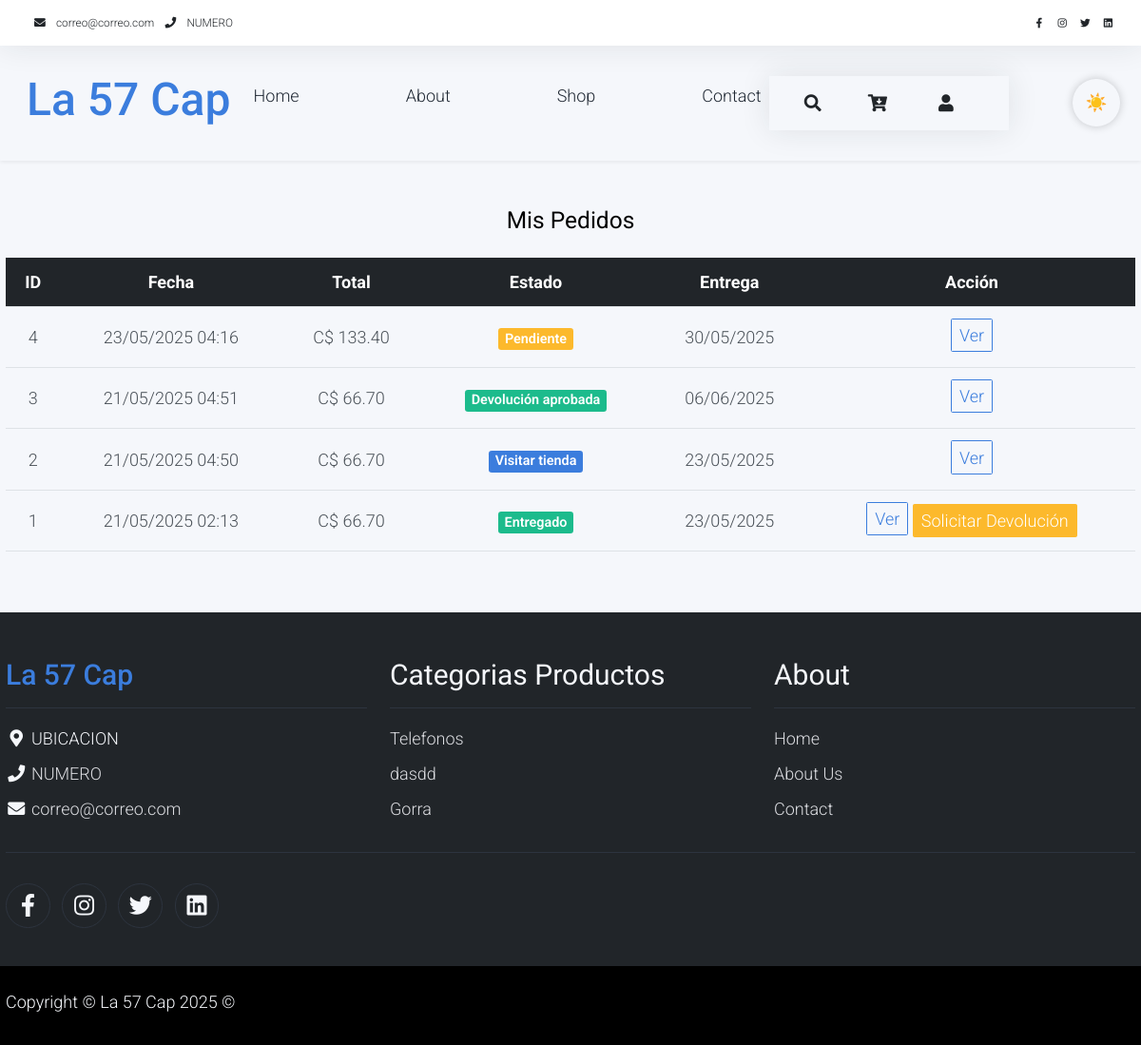
The app's page /cliente/pedidos (signed in), older data.
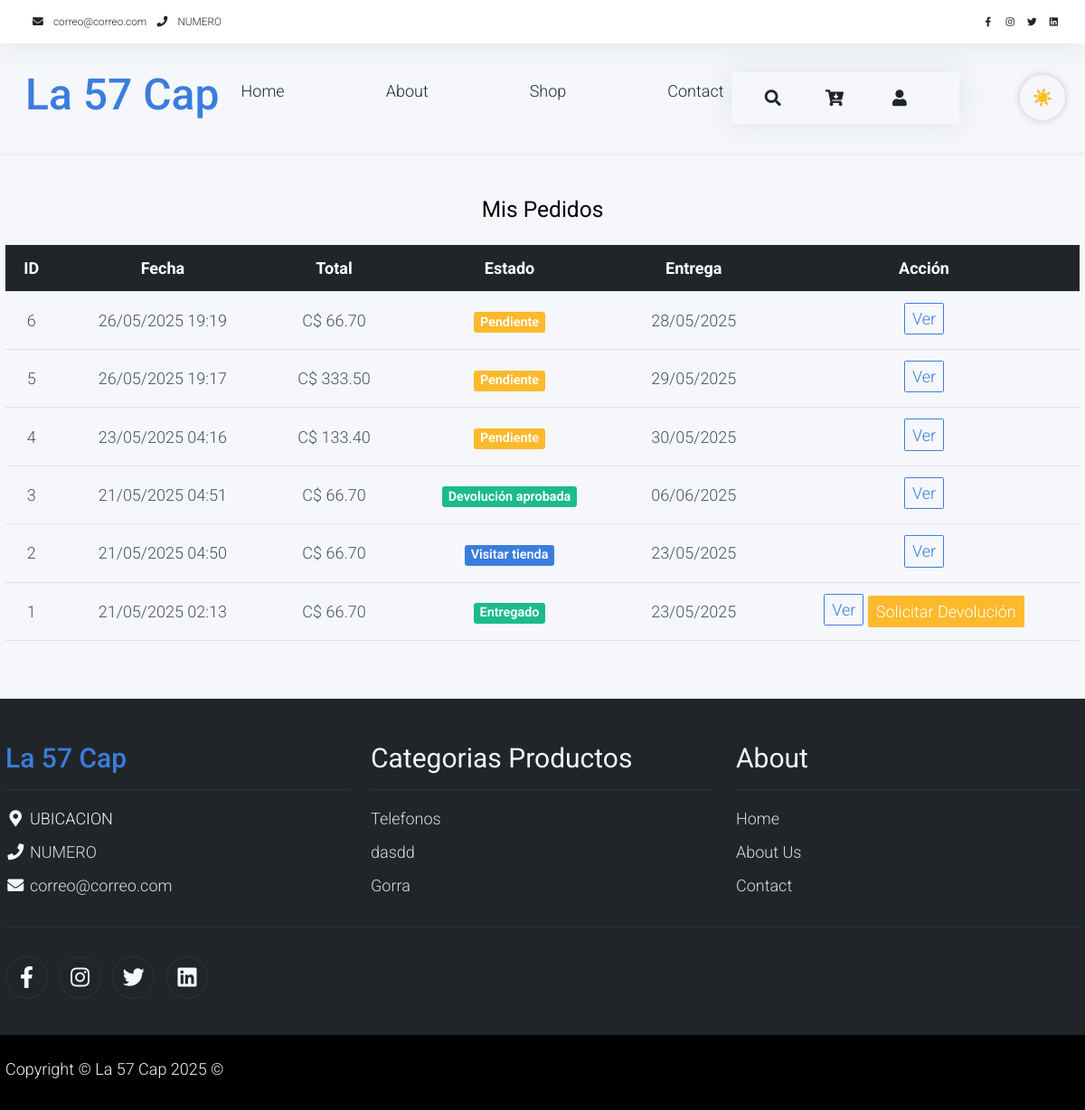
The same page, newer data.
### tables this page shows
CREATE TABLE `pedidos`  (
  `idpedidos` int(0) NOT NULL AUTO_INCREMENT,
  `id_ventas` int(0) NOT NULL,
  `id_cliente` int(0) NOT NULL,
  `id_repartidor` int(0) NULL DEFAULT NULL,
  `creado` datetime(0) NOT NULL,
  `fecha_entregar` date NOT NULL,
  `hora_entregar` time(0) NOT NULL,
  `direccion_entregar` varchar(200) NOT NULL,
  `comentarios` varchar(45) NULL DEFAULT NULL,
  `estado` tinyint(0) NULL DEFAULT NULL,
  `pago_confirmado` tinyint(0) NULL DEFAULT NULL,
  PRIMARY KEY (`idpedidos`) USING BTREE,
  INDEX `pedido_cliente_idx`(`id_cliente`) USING BTREE,
  INDEX `pedido_repartidor_idx`(`id_repartidor`) USING BTREE,
  INDEX `pedido_ventas_idx`(`id_ventas`) USING BTREE,
  CONSTRAINT `pedido_cliente` FOREIGN KEY (`id_cliente`) REFERENCES `cliente` (`idcliente`) ON DELETE RESTRICT ON UPDATE RESTRICT,
  CONSTRAINT `pedido_repartidor` FOREIGN KEY (`id_repartidor`) REFERENCES `repartidor` (`idrepartidor`) ON DELETE RESTRICT ON UPDATE RESTRICT,
  CONSTRAINT `pedido_ventas` FOREIGN KEY (`id_ventas`) REFERENCES `ventas` (`idventas`) ON DELETE RESTRICT ON UPDATE RESTRICT
);

CREATE TABLE `ventas`  (
  `idventas` int(0) NOT NULL AUTO_INCREMENT,
  `id_vendedor` int(0) NOT NULL,
  `id_cliente` int(0) NULL DEFAULT NULL,
  `subtotal` decimal(10, 2) NOT NULL,
  `descuento` decimal(10, 2) NOT NULL,
  `iva` decimal(10, 2) NOT NULL,
  `total` decimal(10, 2) NOT NULL,
  `estado` varchar(45) NOT NULL,
  `creado` datetime(0) NOT NULL,
  `eliminado` tinyint(0) NULL DEFAULT 0,
  PRIMARY KEY (`idventas`) USING BTREE,
  INDEX `ventas_vendedor_idx`(`id_vendedor`) USING BTREE,
  INDEX `ventas_cliente`(`id_cliente`) USING BTREE,
  CONSTRAINT `ventas_cliente` FOREIGN KEY (`id_cliente`) REFERENCES `cliente` (`idcliente`) ON DELETE RESTRICT ON UPDATE RESTRICT,
  CONSTRAINT `ventas_vendedor` FOREIGN KEY (`id_vendedor`) REFERENCES `vendedor` (`idvendedor`) ON DELETE RESTRICT ON UPDATE RESTRICT
);

CREATE TABLE `categoria_producto`  (
  `idcategoria_producto` int(0) NOT NULL AUTO_INCREMENT,
  `foto` varchar(150) NULL DEFAULT NULL,
  `garantias_meses` int(0) NOT NULL,
  `titulo` varchar(80) NOT NULL,
  `politica_garantia` varchar(500) NOT NULL,
  `tiene_garantia` tinyint(0) NOT NULL,
  `eliminado` tinyint(0) NULL DEFAULT 0,
  `estado` varchar(30) NULL DEFAULT NULL,
  PRIMARY KEY (`idcategoria_producto`) USING BTREE
);

### views/cliente/MisPedidos.php (the view, shortened to what the rows shown need)
<div class="container py-5">
    <h2 class="mb-4 text-center">Mis Pedidos</h2>
    <?php if (empty($pedidos)): ?>
        <div class="alert alert-info text-center">No tienes pedidos registrados.</div>
    <?php else: ?>
        <div class="table-responsive">
            <table class="table table-hover align-middle text-center">
                <thead class="table-dark">
                    <tr>
                        <th>ID</th>
                        <th>Fecha</th>
                        <th>Total</th>
                        <th>Estado</th>
                        <th>Entrega</th>
                        <th>Acción</th>
                    </tr>
                </thead>
                <tbody>
                    <?php foreach ($pedidos as $pedido): ?>
                        <?php
                        $estado = trim($pedido->estado_venta ?? 'Desconocido');
                        $badgeClass = match ($estado) {
                            'Pendiente' => 'warning',
                            'En devolución' => 'info',
                            'Devolución aprobada' => 'success',
                            'Devolución rechazada' => 'danger',
                            'Visitar tienda' => 'primary',
                            'En proceso' => 'info',
                            'En camino' => 'info',
                            'Entregado' => 'success',
                            default => 'secondary'
                        };
                        ?>
                        <tr>
                            <td><?= $pedido->idpedidos ?></td>
                            <td><?= date('d/m/Y H:i', strtotime($pedido->creado)) ?></td>
                            <td>C$ <?= number_format($pedido->total ?? 0, 2) ?></td>
                            <td><span class="badge bg-<?= $badgeClass ?>"><?= $estado ?></span></td>
                            <td><?= date('d/m/Y', strtotime($pedido->fecha_entregar)) ?></td>
                            <td>
                                <a href="/cliente/pedido?id=<?= $pedido->idpedidos ?>"
                                    class="btn btn-outline-primary btn-sm mb-1">
                                    Ver
                                </a>
                                <?php if ($estado === 'Entregado'): ?>
                                    <a href="/cliente/devolucion?id=<?= $pedido->idpedidos ?>" class="btn btn-warning btn-sm">
                                        Solicitar Devolución
                                    </a>
                                <?php endif; ?>
                            </td>
                        </tr>
                    <?php endforeach; ?>
                </tbody>
            </table>
        </div>
    <?php endif; ?>
</div>

### views/layout/layoutLanding.php (shortened to what the rows shown need)
<!DOCTYPE html>
<html lang="en">
<head>
    <link rel="stylesheet" href="/build/css/bootstrap.min.css">
    <link rel="stylesheet" href="/build/css/templatemo.css">
    <link rel="stylesheet" href="/build/css/custom.css">
    <link rel="stylesheet" href="/build/css/fontawesome.min.css">
    <link href="https://cdn.jsdelivr.net/npm/bootstrap@5.3.2/dist/css/bootstrap.min.css" rel="stylesheet">
    <link rel="stylesheet" href="/build/css/app.css">
</head>
<body>
    <?php echo $contenido; ?>
    <footer class="bg-dark" id="tempaltemo_footer">
        <div class="container">
            <div class="row">
                <div class="col-md-4 pt-5">
                    <h2 class="h2 text-primary border-bottom pb-3 border-light logo">La 57 Cap</h2>
                </div>
                <div class="col-md-4 pt-5">
                    <h2 class="h2 text-light border-bottom pb-3 border-light">Categorias Productos</h2>
                    <ul class="list-unstyled text-light footer-link-list">
                        <?php foreach ($categorias as $categoria): ?>
                            <li>
                                <a class="text-decoration-none"
                                    href="/productos?categoria=<?php echo $categoria->idcategoria_producto; ?>">
                                    <?php echo s($categoria->titulo); ?>
                                </a>
                            </li>
                        <?php endforeach; ?>
                    </ul>
                </div>
                <div class="col-md-4 pt-5">
                    <h2 class="h2 text-light border-bottom pb-3 border-light">About</h2>
                </div>
            </div>
        </div>
    </footer>
</body>
</html>

Row changes from the older to the newer data that the page shows:
added pedidos: idpedidos "6", creado "26/05/2025 19:19", id_ventas.total "66.70", id_ventas.estado "Pendiente", fecha_entregar "28/05/2025"
added pedidos: idpedidos "5", creado "26/05/2025 19:17", id_ventas.total "333.50", id_ventas.estado "Pendiente", fecha_entregar "29/05/2025"
